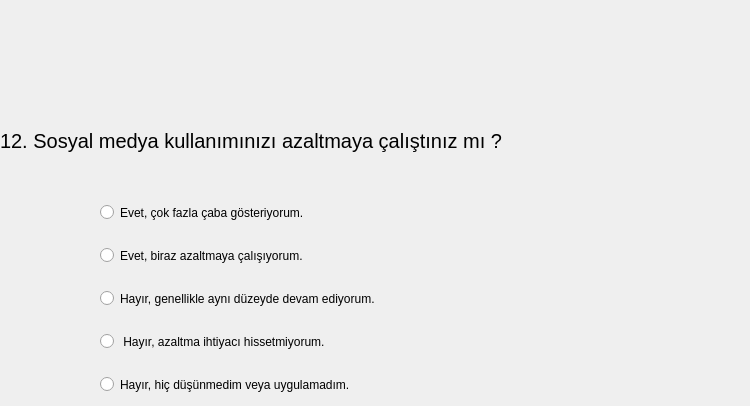
   <widget class="QWidget" name="tab_12">
    <attribute name="title">
     <string>Page</string>
    </attribute>
    <widget class="QLabel" name="label_Q8">
     <property name="geometry">
      <rect>
       <x>0</x>
       <y>100</y>
       <width>741</width>
       <height>81</height>
      </rect>
     </property>
     <property name="font">
      <font>
       <pointsize>15</pointsize>
      </font>
     </property>
     <property name="text">
      <string>12. Sosyal medya kullanımınızı azaltmaya çalıştınız mı ?</string>
     </property>
    </widget>
    <widget class="QRadioButton" name="A1_radioButton_Q8">
     <property name="geometry">
      <rect>
       <x>100</x>
       <y>200</y>
       <width>311</width>
       <height>25</height>
      </rect>
     </property>
     <property name="text">
      <string>Evet, çok fazla çaba gösteriyorum.</string>
     </property>
    </widget>
    <widget class="QRadioButton" name="A2_radioButton_Q8">
     <property name="geometry">
      <rect>
       <x>100</x>
       <y>243</y>
       <width>291</width>
       <height>25</height>
      </rect>
     </property>
     <property name="text">
      <string>Evet, biraz azaltmaya çalışıyorum.</string>
     </property>
    </widget>
    <widget class="QRadioButton" name="A4_radioButton_Q8">
     <property name="geometry">
      <rect>
       <x>100</x>
       <y>329</y>
       <width>411</width>
       <height>25</height>
      </rect>
     </property>
     <property name="text">
      <string> Hayır, azaltma ihtiyacı hissetmiyorum.</string>
     </property>
    </widget>
    <widget class="QRadioButton" name="A3_radioButton_Q8">
     <property name="geometry">
      <rect>
       <x>100</x>
       <y>286</y>
       <width>461</width>
       <height>25</height>
      </rect>
     </property>
     <property name="text">
      <string>Hayır, genellikle aynı düzeyde devam ediyorum.</string>
     </property>
    </widget>
    <widget class="QRadioButton" name="A5_radioButton_Q8">
     <property name="geometry">
      <rect>
       <x>100</x>
       <y>372</y>
       <width>421</width>
       <height>25</height>
      </rect>
     </property>
     <property name="text">
      <string>Hayır, hiç düşünmedim veya uygulamadım.</string>
     </property>
    </widget>
   </widget>
